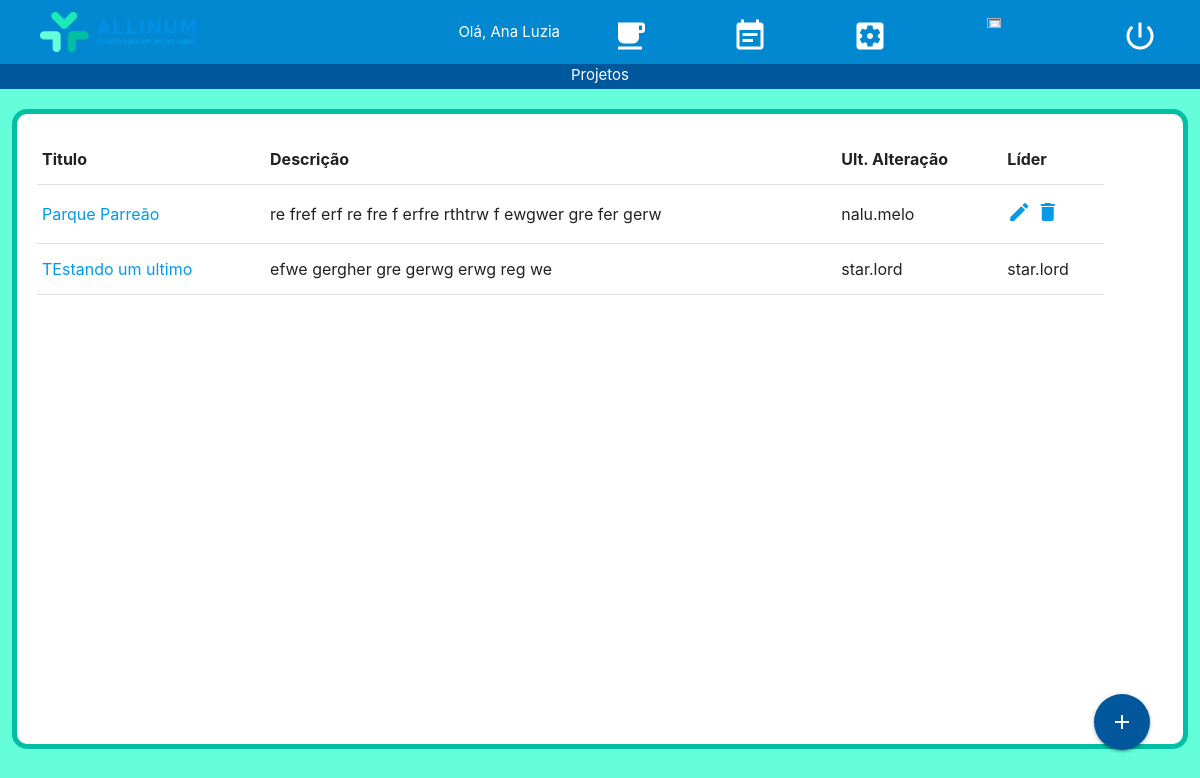
Page /projeto_lista/ (signed in) on the earlier database version.
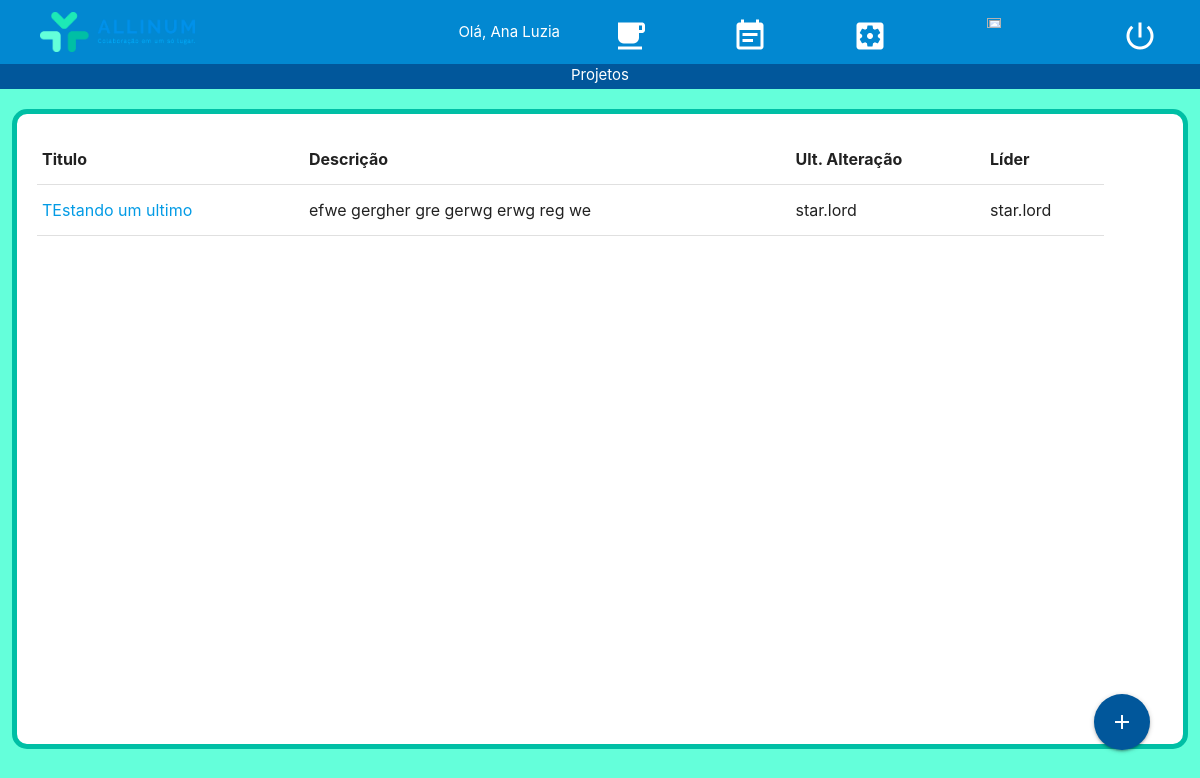
Same page on the later database version.
### usuarios/models.py (models this page shows)
class Projeto(models.Model):
    titulo = models.TextField(max_length=100, null=False)
    descricao = models.TextField(max_length=400, null=False)
    lider = models.ForeignKey(User, on_delete=models.CASCADE)
    membros = models.ManyToManyField(Membro)
    ult_alt = models.TextField(max_length=100, null=True)
    data_ult_alt = models.DateField(null=True)

### usuarios/views.py (the view)
# urls.py: url(r'^projeto_lista/$', projeto_lista, name='projeto_lista'),
@login_required
def projeto_lista(request, template_name="projeto_lista.html"):
    user = request.user
    if user.is_superuser:
        projetos = Projeto.objects.all()
    else:
        projetos = Projeto.objects.filter(membros__user_id=user.id)
    context = {"context": projetos}
    return render(request, template_name, context)

### templates/projeto_lista.html (shortened to what this page needs)
{% extends 'baseTemplate.html' %}
{% block titulo %}
    Projetos
{% endblock titulo %}
{% block conteudo %}
    <div class = "row" style="margin-top: 20px;">
        <div class = "col s11" style="margin-left:20px">
            <table {% if request.user.profile.tema == 'N' %} class="light-blue-text text-lighten-5" {% endif %}>
                <thead>
                    <tr>
                        <th> Titulo </th>
                        <th> Descrição </th>
                        <th> Ult. Alteração </th>
                        <th> Líder </th>
                    </tr>
                </thead>
                <tbody>
                {% for projeto in context %}
                    <tr>
                        <td> <a href="{% url 'visao_projeto' pk=projeto.pk %}"> {{ projeto.titulo }} </a> </td>
                        <td> {{ projeto.descricao }} </td>
                        <td> {{ projeto.ult_alt }} </td>
                        {% if projeto.lider == request.user or user.is_superuser %}
                        <td>
                            <a href="{% url 'projeto_editar' pk=projeto.pk %}">
                                <i class="material-icons">create</i>
                            </a>
                            <a href="{% url 'projeto_delete' pk=projeto.pk %}">
                                <i class="material-icons">delete</i>
                            </a>
                        </td>
                        {% endif %}
                        {% if projeto.lider != request.user and not user.is_superuser %}
                        <td> {{ projeto.lider }} </td>
                        {% endif %}
                    </tr>
                {% endfor %}
                </tbody>
            </table>
        </div>
    </div>
    <div style="position: absolute; bottom:50px; right: 50px;">
          <a class="btn-floating btn-large waves-effect waves-light light-blue darken-4" href = "{% url 'projeto_cadastro' %}"><i class="material-icons">add</i></a>
    </div>
{% endblock conteudo %}

### templates/baseTemplate.html (shortened to what this page needs)
<html lang="pt-br">
    {% load static %}
	<head>
	    <link rel="stylesheet" href="https://cdnjs.cloudflare.com/ajax/libs/materialize/1.0.0/css/materialize.min.css">
	</head>
	<body style = 'background:  {% if request.user.profile.tema == 'C' %}
                                    #64FFDA
                                {% endif %}
                                ;'>
		<nav>
		    <div class="nav-wrapper {% if request.user.profile.tema == 'C' %}
                                        light-blue darken-2
                                    {% endif %}
                                    ">
		      	<a href="{% url 'projeto_lista' %}" style="margin-left: 40px; color:#FFFFFF;"> <img src = "{% static 'usuarios/logos/Logo_V_C.png' %}"
	      		style = "height: 40px; margin-top: 1%;"/> </a>
		      	<ul id="nav-mobile" class="right">
                    <li style="margin-right: 10px;"> Olá, {{ request.user.first_name}} </li>
			      	<li><a href=" {% url 'projeto_lista' %} " style="height: 100%; width: 120px;">
			      		<img src = "{% static 'usuarios/icons/projetos.png' %}" style = "width: 40%; margin-left: 30%; margin-top: 20%;">
			      	</a></li>
			      	<li><a href="{% url 'visao_tarefa' %}" style="height: 100%; width: 120px;">
			      		<img src = "{% static 'usuarios/icons/tarefas.png' %}" style = "width: 40%; margin-left: 30%; margin-top: 20%;">
			      	</a></li>
			        <li><a href=" {% url 'usuario_configuracao' %} " style="height: 100%; width: 120px;">
			      		<img src = "{% static 'usuarios/icons/configuracoes.png' %}" style = "width: 40%; margin-left: 30%; margin-top: 20%;">
			      	</a></li>
			        <li><a href="" class="btn-flat disabled" style="height: 100%; width: 120px;">
			        	<img src = "{% static 'usuarios/icons/notificacoes.png' %}" style = "width: 40%; margin-left: 30%; margin-top: 20%;">
			        </a></li>
			        <li><a href="{% url 'logout' %}" style="height: 100%; width: 120px;">
			        	<img src = "{% static 'usuarios/icons/sair.png' %}" style = "width: 40%; margin-left: 30%; margin-top: 20%;">
			        </a></li>
		      	</ul>
		    </div>
	  	</nav>
	  	<div class = row>
	  		<div class = "col s12" style = "height: 25px; background:   {% if request.user.profile.tema == 'C' %}
                                                                            #01579B
                                                                        {% endif %}
                                                                        ;
                    color: #FFFFFF; text-align: center;"> {% block titulo %} {% endblock %} </div>
	  	</div>
		<div class = 'col s12' style = "background: {% if request.user.profile.tema == 'C' %}
                                                        #FFFFFF
                                                    {% endif %}
                                                    ;
                min-height: 80%; margin: 1%; border: 5px solid #00BFA5; border-radius: 15px;">
            {% block conteudo %}
            {% endblock %}
		</div>
	</body>
</html>

Differences in the rows shown:
removed Projeto: titulo "Parque Parreão", descricao "re fref erf re fre f erfre rthtrw f ewgwer gre fer gerw", ult_alt "nalu.melo"
